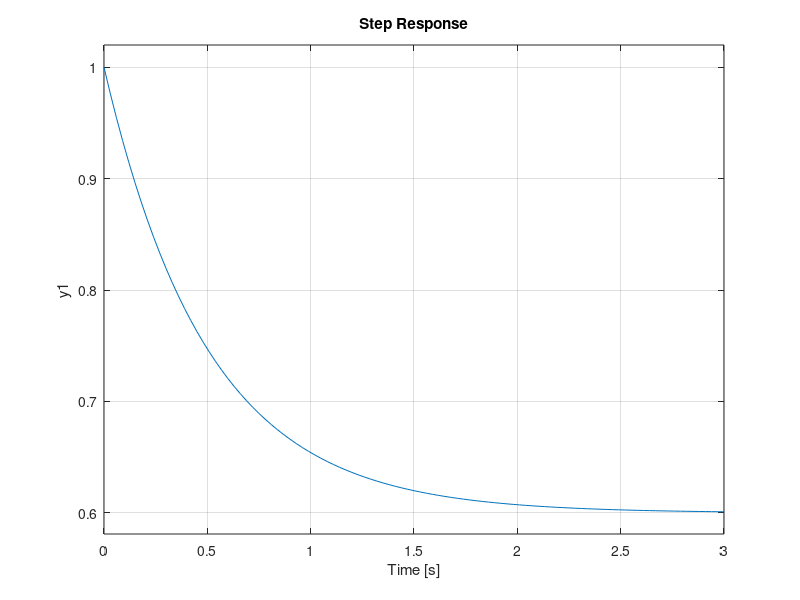

Write MATLAB code to recreate this figure.
clc;clear;close all
num1= [1]
den1 = [2 3]
sys1 = tf(num1, den1)
num2 = [4]
den2 = [5 6]
sys2 = tf(num2,den2)
%sys_series = series(sys1,sys2)
%step(sys_series)
%sys_parallel = parallel(sys1,sys2)
%step(sys_parallel)
%negative feedback
%sys_feedback = feedback(sys1,sys2)
%step(sys_feedback)
%positive feed back
%sys_feedback = feedback(sys1,sys2,1)
%step(sys_feedback)
%sys_1_feedback= feedback(sys1,1)
%step(sys_1_feedback)
sys_2_feedback= feedback(1,sys2)
step(sys_2_feedback)
